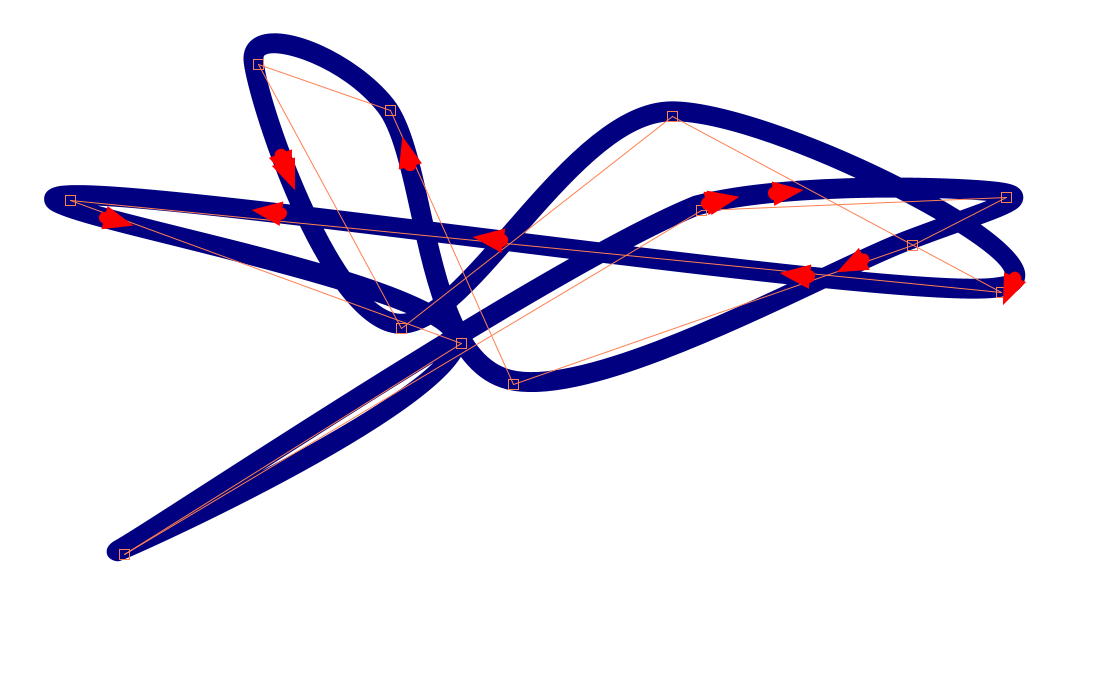
Frame 1 (no input)
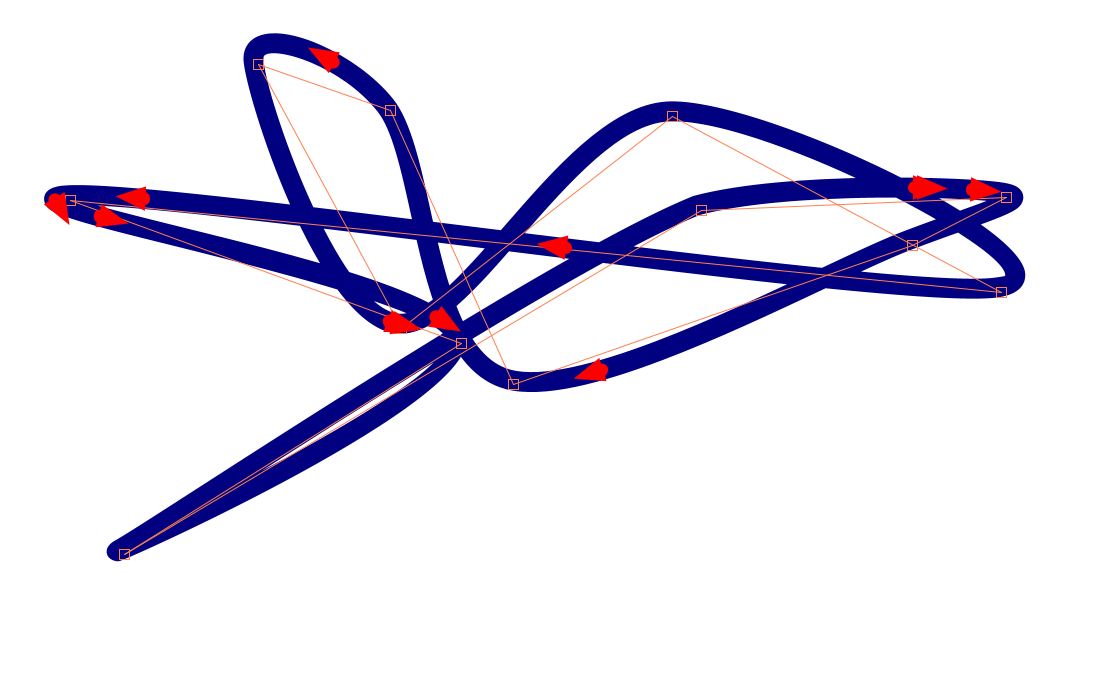
Frame 60 (the mouse pressed at the canvas centre just before this capture)
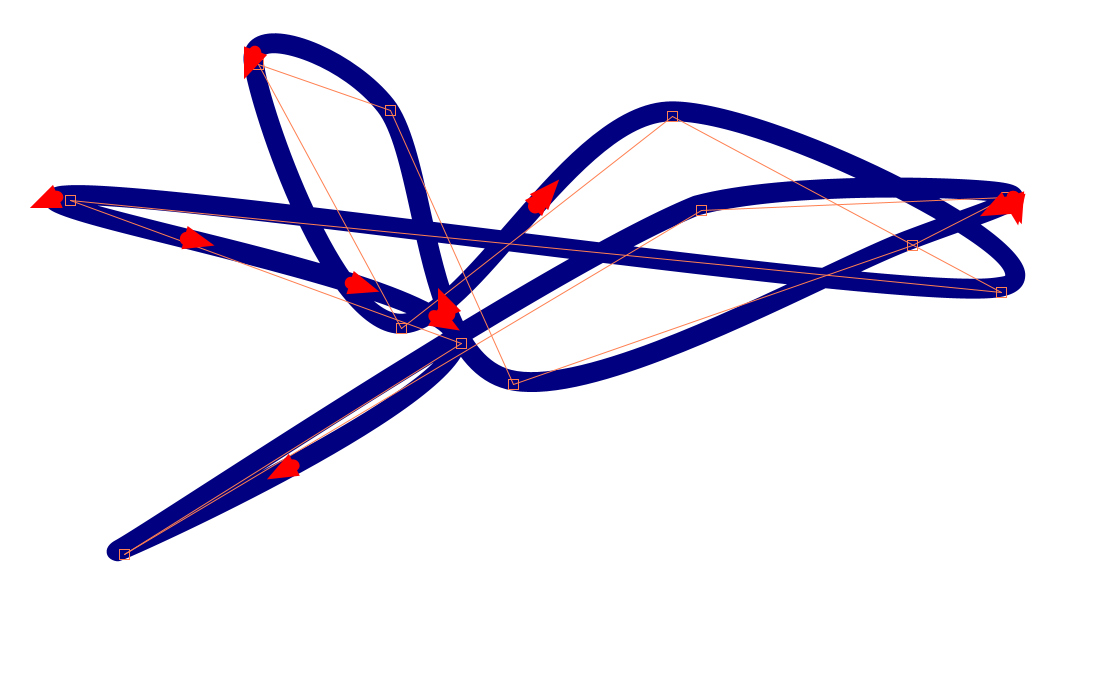
Frame 120 (the mouse held since frame 60 and released just before this capture)

The Processing sketch that drew these frames (run headless with seeded random() and noise(); from frame 60 on, the mouse is pressed at the canvas centre):

// Processing sketch: Race_Track
// ── Race_Track.pde
// variables
PVector[] points = new PVector[12];
float[][] cars = new float[2][12];
float t = 0.0;
int selected, curve = 1;
float size = 10; 
Boolean locked = false;
// setting up the interface
void setup() {
  size(1100, 700);
  smooth();
  // creating the 12 points on the curve at random places on the screen and saving them as PVectors
  for (int i = 0; i < 12; i++) {
    points[i] = new PVector(random(50, 1050), random(50, 650));
  }
  // creating 12 cars and saving their states to an array 
  for (int rows  = 0; rows < 12; rows++) {
    cars[0][rows] = random(1);
    cars[1][rows] = (int)random(1, 12);
  }
}

void draw() { 
  noFill();
  background(255);
  stroke(0, 0, 128);
  strokeWeight(20);
  // drawing the curves as curve vertex's
  beginShape();
  curveVertex(points[10].x, points[10].y);
  curveVertex(points[0].x, points[0].y);
  curveVertex(points[1].x, points[1].y);
  curveVertex(points[2].x, points[2].y);
  curveVertex(points[3].x, points[3].y);
  curveVertex(points[4].x, points[4].y);
  curveVertex(points[5].x, points[5].y);
  curveVertex(points[6].x, points[6].y);
  curveVertex(points[7].x, points[7].y);
  curveVertex(points[8].x, points[8].y);
  curveVertex(points[9].x, points[9].y);
  curveVertex(points[10].x, points[10].y);
  curveVertex(points[11].x, points[11].y);
  curveVertex(points[0].x, points[0].y);
  curveVertex(points[1].x, points[1].y);
  endShape();

  stroke(255, 127, 80);
  strokeWeight(1);
  // drawing the orange rectangles making it easy to spot the points on the curve
  rect(points[0].x, points[0].y, size, size);
  rect(points[1].x, points[1].y, size, size);
  rect(points[2].x, points[2].y, size, size);
  rect(points[3].x, points[3].y, size, size);
  rect(points[4].x, points[4].y, size, size);
  rect(points[5].x, points[5].y, size, size);
  rect(points[6].x, points[6].y, size, size);
  rect(points[7].x, points[7].y, size, size);
  rect(points[8].x, points[8].y, size, size);
  rect(points[9].x, points[9].y, size, size);
  rect(points[10].x, points[10].y, size, size);
  rect(points[11].x, points[11].y, size, size);
  // drawing the lines connecting all the points showing motion of curve
  line(points[0].x+5, points[0].y+5, points[1].x+5, points[1].y+5);
  line(points[1].x+5, points[1].y+5, points[2].x+5, points[2].y+5);
  line(points[2].x+5, points[2].y+5, points[3].x+5, points[3].y+5);
  line(points[3].x+5, points[3].y+5, points[4].x+5, points[4].y+5);
  line(points[4].x+5, points[4].y+5, points[5].x+5, points[5].y+5);
  line(points[5].x+5, points[5].y+5, points[6].x+5, points[6].y+5);
  line(points[6].x+5, points[6].y+5, points[7].x+5, points[7].y+5);
  line(points[7].x+5, points[7].y+5, points[8].x+5, points[8].y+5);
  line(points[8].x+5, points[8].y+5, points[9].x+5, points[9].y+5);
  line(points[9].x+5, points[9].y+5, points[10].x+5, points[10].y+5);
  line(points[10].x+5, points[10].y+5, points[11].x+5, points[11].y+5);
  line(points[11].x+5, points[11].y+5, points[0].x+5, points[0].y+5);

  //  checks if mouse is over a point when it presses mouse
  if (mousePressed) {
    for (int i = 0; i < 12; i++) {
      if (mouseX > points[i].x && mouseX < points[i].x+10) {
        if (mouseY > points[i].y && mouseY < points[i].y+10) {
          selected = i;
          locked = true;
        }
      }
    }
  }
  // calls the car method
  cars();
}


void mouseDragged() {
  // if the mouse is over a square when pressed then change that squares position to new mouse value
  if (locked) {
    int j = selected;
    points[j].x = mouseX;
    points[j].y = mouseY;
  }
}

// change of this variable helps knowing when mouse is over a square
void mouseReleased() {
  locked =false;
}


// THIS CODE REPEATS FOR 12 TIMES FOR EACH OF THE 12 CURVES SO I HAVE COMMENTED THE FIRST INSTANCE VERY WELL THEN LEFT THE OTHERS
void cars() {
  // for each car in the array
  for (int row = 0; row < 12; row++) {
    // popMatrix and pushMatrix work together to reset translate and rotate functions
    pushMatrix();
    // if the car is on first loop
    if (cars[1][row] == 1) {
      // if the t position is within 0 and 1 then do this
      if (cars[0][row] <=1.0) {
        // figures out position and orientation of each of the cars
        fill(255, 0, 0);
        //finds point on the curve from t position in array
        float x = curvePoint(points[10].x, points[0].x, points[1].x, points[2].x, cars[0][row]);
        float y = curvePoint(points[10].y, points[0].y, points[1].y, points[2].y, cars[0][row]);
        // translates position of the cars
        translate(x, y);
        // finds tangent from point on the curve (orientation of travel)
        float xTangent = curveTangent(points[10].x, points[0].x, points[1].x, points[2].x, cars[0][row]);
        float yTangent = curveTangent(points[10].y, points[0].y, points[1].y, points[2].y, cars[0][row]);
        stroke(255, 0, 0);
        strokeWeight(3);
        // shortens the tangent(not nessasary anymore)
        xTangent/=6;
        yTangent/=6;
        // finding angle that the car is needed to be rotated
        float angle = atan2(yTangent, xTangent);
        // rotates the cars the required angle
        rotate(angle);
        //draws the cars, made of a triangle and a circle
        triangle(0, -10, 0, 10, 25, 0);
        ellipse(0, 0, 10, 10);
        // increments the t value in array for that car
        cars[0][row]+=0.01;
        // else set the curve to next curve and t position back to the start
      } else {
        cars[1][row] = 2;
        cars[0][row] = 0.0;
      }
      // REPEAT
    } else if (cars[1][row] == 2) {
      if (cars[0][row] <=1.0) {
        fill(255, 0, 0);
        float x = curvePoint(points[0].x, points[1].x, points[2].x, points[3].x, cars[0][row]);
        float y = curvePoint(points[0].y, points[1].y, points[2].y, points[3].y, cars[0][row]);
        translate(x, y);
        float xTangent = curveTangent(points[0].x, points[1].x, points[2].x, points[3].x, cars[0][row]);
        float yTangent = curveTangent(points[0].y, points[1].y, points[2].y, points[3].y, cars[0][row]);
        stroke(255, 0, 0);
        strokeWeight(3);
        xTangent/=6;
        yTangent/=6;
        float angle = atan2(yTangent, xTangent);
        rotate(angle);
        triangle(0, -10, 0, 10, 25, 0);        
        ellipse(0, 0, 10, 10);
        cars[0][row]+=0.01;
      } else {
        cars[1][row] = 3;
        cars[0][row] = 0.0;
      }
    } else if (cars[1][row] == 3) {
      if (cars[0][row] <=1.0) {
        fill(255, 0, 0);
        float x = curvePoint(points[1].x, points[2].x, points[3].x, points[4].x, cars[0][row]);
        float y = curvePoint(points[1].y, points[2].y, points[3].y, points[4].y, cars[0][row]);
        translate(x, y);
        float xTangent = curveTangent(points[1].x, points[2].x, points[3].x, points[4].x, cars[0][row]);
        float yTangent = curveTangent(points[1].y, points[2].y, points[3].y, points[4].y, cars[0][row]);
        stroke(255, 0, 0);
        strokeWeight(3);
        xTangent/=6;
        yTangent/=6;
        float angle = atan2(yTangent, xTangent);
        rotate(angle);
        triangle(0, -10, 0, 10, 25, 0);        
        ellipse(0, 0, 10, 10);
        cars[0][row]+=0.01;
      } else {
        cars[1][row] = 4;
        cars[0][row] = 0.0;
      }
    } else if (cars[1][row] == 4) {
      if (cars[0][row] <=1.0) {
        fill(255, 0, 0);
        float x = curvePoint(points[2].x, points[3].x, points[4].x, points[5].x, cars[0][row]);
        float y = curvePoint(points[2].y, points[3].y, points[4].y, points[5].y, cars[0][row]);
        translate(x, y);
        float xTangent = curveTangent(points[2].x, points[3].x, points[4].x, points[5].x, cars[0][row]);
        float yTangent = curveTangent(points[2].y, points[3].y, points[4].y, points[5].y, cars[0][row]);
        stroke(255, 0, 0);
        strokeWeight(3);
        xTangent/=6;
        yTangent/=6;
        float angle = atan2(yTangent, xTangent);
        rotate(angle);
        triangle(0, -10, 0, 10, 25, 0);        
        ellipse(0, 0, 10, 10);
        cars[0][row]+=0.01;
      } else {
        cars[1][row] = 5;
        cars[0][row] = 0.0;
      }
    } else if (cars[1][row] == 5) {
      if (cars[0][row] <=1.0) {
        fill(255, 0, 0);
        float x = curvePoint(points[3].x, points[4].x, points[5].x, points[6].x, cars[0][row]);
        float y = curvePoint(points[3].y, points[4].y, points[5].y, points[6].y, cars[0][row]);
        translate(x, y);
        float xTangent = curveTangent(points[3].x, points[4].x, points[5].x, points[6].x, cars[0][row]);
        float yTangent = curveTangent(points[3].y, points[4].y, points[5].y, points[6].y, cars[0][row]);
        stroke(255, 0, 0);
        strokeWeight(3);
        xTangent/=6;
        yTangent/=6;
        float angle = atan2(yTangent, xTangent);
        rotate(angle);
        triangle(0, -10, 0, 10, 25, 0);        
        ellipse(0, 0, 10, 10);
        cars[0][row]+=0.01;
      } else {
        cars[1][row] = 6;
        cars[0][row] = 0.0;
      }
    } else if (cars[1][row] == 6) {
      if (cars[0][row] <=1.0) {
        fill(255, 0, 0);
        float x = curvePoint(points[4].x, points[5].x, points[6].x, points[7].x, cars[0][row]);
        float y = curvePoint(points[4].y, points[5].y, points[6].y, points[7].y, cars[0][row]);
        translate(x, y);
        float xTangent = curveTangent(points[4].x, points[5].x, points[6].x, points[7].x, cars[0][row]);
        float yTangent = curveTangent(points[4].y, points[5].y, points[6].y, points[7].y, cars[0][row]);
        stroke(255, 0, 0);
        strokeWeight(3);
        xTangent/=6;
        yTangent/=6;
        float angle = atan2(yTangent, xTangent);
        rotate(angle);
        triangle(0, -10, 0, 10, 25, 0);        
        ellipse(0, 0, 10, 10);
        cars[0][row]+=0.01;
      } else {
        cars[1][row] = 7;
        cars[0][row] = 0.0;
      }
    } else if (cars[1][row] == 7) {
      if (cars[0][row] <=1.0) {
        fill(255, 0, 0);
        float x = curvePoint(points[5].x, points[6].x, points[7].x, points[8].x, cars[0][row]);
        float y = curvePoint(points[5].y, points[6].y, points[7].y, points[8].y, cars[0][row]);
        translate(x, y);
        float xTangent = curveTangent(points[5].x, points[6].x, points[7].x, points[8].x, cars[0][row]);
        float yTangent = curveTangent(points[5].y, points[6].y, points[7].y, points[8].y, cars[0][row]);
        stroke(255, 0, 0);
        strokeWeight(3);
        xTangent/=6;
        yTangent/=6;
        float angle = atan2(yTangent, xTangent);
        rotate(angle);
        triangle(0, -10, 0, 10, 25, 0);        
        ellipse(0, 0, 10, 10);
        cars[0][row]+=0.01;
      } else {
        cars[1][row] = 8;
        cars[0][row] = 0.0;
      }
    } else if (cars[1][row] == 8) {
      if (cars[0][row] <=1.0) {
        fill(255, 0, 0);
        float x = curvePoint(points[6].x, points[7].x, points[8].x, points[9].x, cars[0][row]);
        float y = curvePoint(points[6].y, points[7].y, points[8].y, points[9].y, cars[0][row]);
        translate(x, y);
        float xTangent = curveTangent(points[6].x, points[7].x, points[8].x, points[9].x, cars[0][row]);
        float yTangent = curveTangent(points[6].y, points[7].y, points[8].y, points[9].y, cars[0][row]);
        stroke(255, 0, 0);
        strokeWeight(3);
        xTangent/=6;
        yTangent/=6;
        float angle = atan2(yTangent, xTangent);
        rotate(angle);
        triangle(0, -10, 0, 10, 25, 0);        
        ellipse(0, 0, 10, 10);
        cars[0][row]+=0.01;
      } else {
        cars[1][row] = 9;
        cars[0][row] = 0.0;
      }
    } else if (cars[1][row] == 9) {
      if (cars[0][row] <=1.0) {
        fill(255, 0, 0);
        float x = curvePoint(points[7].x, points[8].x, points[9].x, points[10].x, cars[0][row]);
        float y = curvePoint(points[7].y, points[8].y, points[9].y, points[10].y, cars[0][row]);
        translate(x, y);
        float xTangent = curveTangent(points[7].x, points[8].x, points[9].x, points[10].x, cars[0][row]);
        float yTangent = curveTangent(points[7].y, points[8].y, points[9].y, points[10].y, cars[0][row]);
        stroke(255, 0, 0);
        strokeWeight(3);
        xTangent/=6;
        yTangent/=6;
        float angle = atan2(yTangent, xTangent);
        rotate(angle);
        triangle(0, -10, 0, 10, 25, 0);        
        ellipse(0, 0, 10, 10);
        cars[0][row]+=0.01;
      } else {
        cars[1][row] = 10;
        cars[0][row] = 0.0;
      }
    } else if (cars[1][row] == 10) {
      if (cars[0][row] <=1.0) {
        fill(255, 0, 0);
        float x = curvePoint(points[8].x, points[9].x, points[10].x, points[11].x, cars[0][row]);
        float y = curvePoint(points[8].y, points[9].y, points[10].y, points[11].y, cars[0][row]);
        translate(x, y);
        float xTangent = curveTangent(points[8].x, points[9].x, points[10].x, points[11].x, cars[0][row]);
        float yTangent = curveTangent(points[8].y, points[9].y, points[10].y, points[11].y, cars[0][row]);
        stroke(255, 0, 0);
        strokeWeight(3);
        xTangent/=6;
        yTangent/=6;
        float angle = atan2(yTangent, xTangent);
        rotate(angle);
        triangle(0, -10, 0, 10, 25, 0);        
        ellipse(0, 0, 10, 10);
        cars[0][row]+=0.01;
      } else {
        cars[1][row] = 11;
        cars[0][row] = 0.0;
      }
    } else if (cars[1][row] == 11) {
      if (cars[0][row] <=1.0) {
        fill(255, 0, 0);
        float x = curvePoint(points[9].x, points[10].x, points[11].x, points[0].x, cars[0][row]);
        float y = curvePoint(points[9].y, points[10].y, points[11].y, points[0].y, cars[0][row]);
        translate(x, y);
        float xTangent = curveTangent(points[9].x, points[10].x, points[11].x, points[0].x, cars[0][row]);
        float yTangent = curveTangent(points[9].y, points[10].y, points[11].y, points[0].y, cars[0][row]);
        stroke(255, 0, 0);
        strokeWeight(3);
        xTangent/=6;
        yTangent/=6;
        float angle = atan2(yTangent, xTangent);
        rotate(angle);
        triangle(0, -10, 0, 10, 25, 0);        
        ellipse(0, 0, 10, 10);
        cars[0][row]+=0.01;
      } else {
        cars[1][row] = 12;
        cars[0][row] = 0.0;
      }
    } else if (cars[1][row] == 12) {
      if (cars[0][row] <=1.0) {
        fill(255, 0, 0);
        float x = curvePoint(points[10].x, points[11].x, points[0].x, points[1].x, cars[0][row]);
        float y = curvePoint(points[10].y, points[11].y, points[0].y, points[1].y, cars[0][row]);
        translate(x, y);
        float xTangent = curveTangent(points[10].x, points[11].x, points[0].x, points[1].x, cars[0][row]);
        float yTangent = curveTangent(points[10].y, points[11].y, points[0].y, points[1].y, cars[0][row]);
        stroke(255, 0, 0);
        strokeWeight(3);
        xTangent/=6;
        yTangent/=6;
        float angle = atan2(yTangent, xTangent);
        rotate(angle);
        triangle(0, -10, 0, 10, 25, 0);        
        ellipse(0, 0, 10, 10);
        cars[0][row]+=0.01;
      } else {
        cars[1][row] = 1;
        cars[0][row] = 0.0;
      }
    }
    // popMatrix and pushMatrix work together to reset translate and rotate functions
    popMatrix();
    noFill();
  }
}
